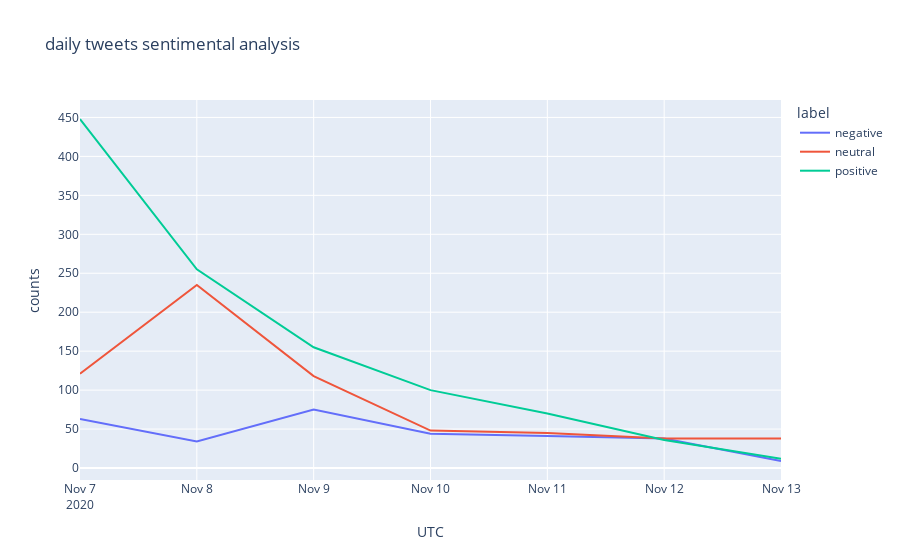

Notebook code cell kept with this figure:
### Code cell
fig = px.line(data_agg, x='UTC', y='counts', color='label', title = 'daily tweets sentimental analysis')
fig.write_image("data/daily tweets sentimental analysis.png",width=1000, height=500)
fig.show()

### Figure 1 — Plotly figure (JSON) as saved in the notebook; plotly's stock layout.template omitted (floating-point values rounded to 4 significant figures)
{"data": [{"hovertemplate": "label=negative<br>UTC=%{x}<br>counts=%{y}<extra></extra>", "legendgroup": "negative", "line": {"color": "#636efa", "dash": "solid"}, "mode": "lines", "name": "negative", "orientation": "v", "showlegend": true, "type": "scatter", "x": ["2020-11-07", "2020-11-08", "2020-11-09", "2020-11-10", "2020-11-11", "2020-11-12", "2020-11-13"], "xaxis": "x", "y": [63, 34, 75, 44, 41, 38, 9], "yaxis": "y"}, {"hovertemplate": "label=neutral<br>UTC=%{x}<br>counts=%{y}<extra></extra>", "legendgroup": "neutral", "line": {"color": "#EF553B", "dash": "solid"}, "mode": "lines", "name": "neutral", "orientation": "v", "showlegend": true, "type": "scatter", "x": ["2020-11-07", "2020-11-08", "2020-11-09", "2020-11-10", "2020-11-11", "2020-11-12", "2020-11-13"], "xaxis": "x", "y": [121, 235, 118, 48, 45, 38, 38], "yaxis": "y"}, {"hovertemplate": "label=positive<br>UTC=%{x}<br>counts=%{y}<extra></extra>", "legendgroup": "positive", "line": {"color": "#00cc96", "dash": "solid"}, "mode": "lines", "name": "positive", "orientation": "v", "showlegend": true, "type": "scatter", "x": ["2020-11-07", "2020-11-08", "2020-11-09", "2020-11-10", "2020-11-11", "2020-11-12", "2020-11-13"], "xaxis": "x", "y": [448, 255, 155, 100, 70, 36, 12], "yaxis": "y"}], "layout": {"legend": {"title": {"text": "label"}, "tracegroupgap": 0}, "title": {"text": "daily tweets sentimental analysis"}, "xaxis": {"anchor": "y", "domain": [0, 1], "title": {"text": "UTC"}}, "yaxis": {"anchor": "x", "domain": [0, 1], "title": {"text": "counts"}}}}
